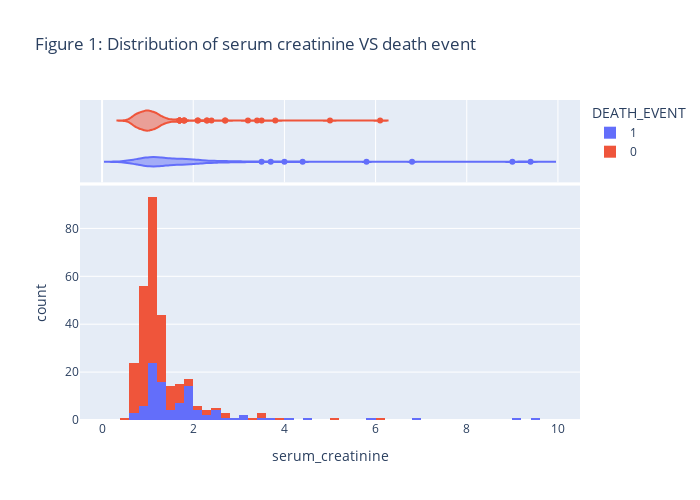

The notebook cell this image was saved under:
### Code cell
plot_histogram(heart_data, 'serum_creatinine', 'DEATH_EVENT', NBINS, "violin",'Figure 1: Distribution of serum creatinine VS death event')

### Figure 1 — Plotly figure (JSON) as saved in the notebook; plotly's stock layout.template omitted (floating-point values rounded to 4 significant figures; data arrays with more than 128 entries replaced by an {"elided": "..."} marker saying what was removed)
{"data": [{"alignmentgroup": "True", "bingroup": "x", "hovertemplate": "DEATH_EVENT=1<br>serum_creatinine=%{x}<br>count=%{y}<extra></extra>", "legendgroup": "1", "marker": {"color": "#636efa"}, "name": "1", "nbinsx": 50, "offsetgroup": "1", "orientation": "v", "showlegend": true, "type": "histogram", "x": [1.9, 1.1, 1.3, 1.9, 2.7, 2.1, 1.2, 1.1, 1.5, 9.4, 4, 0.9, 1.1, 1.1, 1.3, 0.9, 0.8, 1, 1.9, 1.6, 0.9, 1.83, 1.9, 1, 1.3, 5.8, 1.2, 1.83, 3, 1, 1, 3.5, 1, 1, 3, 1.83, 1.2, 1.2, 1.1, 1.9, 0.9, 0.6, 4.4, 1, 1, 1.4, 6.8, 1, 2.2, 2, 1.1, 1.3, 1, 2.3, 1, 2.9, 1.3, 1, 1.2, 1.83, 1, 1.2, 0.7, 2.5, 1, 1.7, 1.7, 1.2, 1.3, 1.83, 3.7, 2.1, 1.1, 1.7, 1.83, 2.5, 0.9, 1.1, 1.3, 2.4, 1, 1.2, 2.5, 1.2, 1.5, 0.6, 2.1, 1.6, 1.8, 1.6, 9, 1.83, 1.7, 1.1, 1.4, 1.83], "xaxis": "x", "yaxis": "y"}, {"alignmentgroup": "True", "hovertemplate": "DEATH_EVENT=1<br>serum_creatinine=%{x}<extra></extra>", "legendgroup": "1", "marker": {"color": "#636efa"}, "name": "1", "offsetgroup": "1", "scalegroup": "x", "showlegend": false, "type": "violin", "x": [1.9, 1.1, 1.3, 1.9, 2.7, 2.1, 1.2, 1.1, 1.5, 9.4, 4, 0.9, 1.1, 1.1, 1.3, 0.9, 0.8, 1, 1.9, 1.6, 0.9, 1.83, 1.9, 1, 1.3, 5.8, 1.2, 1.83, 3, 1, 1, 3.5, 1, 1, 3, 1.83, 1.2, 1.2, 1.1, 1.9, 0.9, 0.6, 4.4, 1, 1, 1.4, 6.8, 1, 2.2, 2, 1.1, 1.3, 1, 2.3, 1, 2.9, 1.3, 1, 1.2, 1.83, 1, 1.2, 0.7, 2.5, 1, 1.7, 1.7, 1.2, 1.3, 1.83, 3.7, 2.1, 1.1, 1.7, 1.83, 2.5, 0.9, 1.1, 1.3, 2.4, 1, 1.2, 2.5, 1.2, 1.5, 0.6, 2.1, 1.6, 1.8, 1.6, 9, 1.83, 1.7, 1.1, 1.4, 1.83], "xaxis": "x2", "yaxis": "y2"}, {"alignmentgroup": "True", "bingroup": "x", "hovertemplate": "DEATH_EVENT=0<br>serum_creatinine=%{x}<br>count=%{y}<extra></extra>", "legendgroup": "0", "marker": {"color": "#EF553B"}, "name": "0", "nbinsx": 50, "offsetgroup": "0", "orientation": "v", "showlegend": true, "type": "histogram", "x": {"elided": "203 float values"}, "xaxis": "x", "yaxis": "y"}, {"alignmentgroup": "True", "hovertemplate": "DEATH_EVENT=0<br>serum_creatinine=%{x}<extra></extra>", "legendgroup": "0", "marker": {"color": "#EF553B"}, "name": "0", "offsetgroup": "0", "scalegroup": "x", "showlegend": false, "type": "violin", "x": {"elided": "203 float values"}, "xaxis": "x2", "yaxis": "y2"}], "layout": {"barmode": "relative", "height": 500, "legend": {"title": {"text": "DEATH_EVENT"}, "tracegroupgap": 0}, "title": {"text": "Figure 1: Distribution of serum creatinine VS death event"}, "width": 700, "xaxis": {"anchor": "y", "domain": [0, 1], "title": {"text": "serum_creatinine"}}, "xaxis2": {"anchor": "y2", "domain": [0, 1], "matches": "x", "showgrid": true, "showticklabels": false}, "yaxis": {"anchor": "x", "domain": [0, 0.7326], "title": {"text": "count"}}, "yaxis2": {"anchor": "x2", "domain": [0.7426, 1], "matches": "y2", "showgrid": false, "showline": false, "showticklabels": false, "ticks": ""}}}
